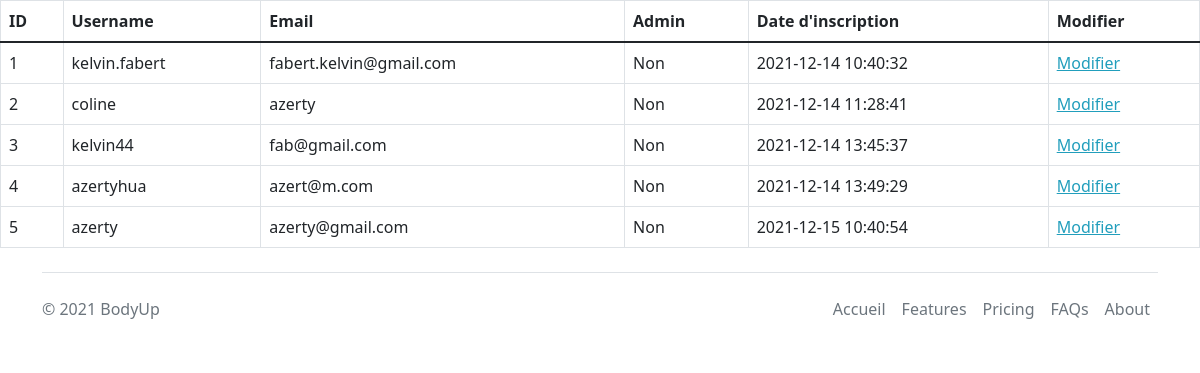
Screenshot of /users/index.php (signed in) with the database file from the repository.
### tables this page shows
CREATE TABLE `users` (
                         `id` bigint(20) NOT NULL,
                         `username` varchar(255) NOT NULL,
                         `first_name` varchar(255) DEFAULT NULL,
                         `last_name` varchar(255) DEFAULT NULL,
                         `email` varchar(255) NOT NULL,
                         `password` varchar(255) NOT NULL,
                         `created_at` timestamp NOT NULL DEFAULT CURRENT_TIMESTAMP,
                         `updated_at` timestamp NOT NULL DEFAULT CURRENT_TIMESTAMP,
                         `admin` tinyint(4) DEFAULT NULL
);

### functions/users.php (called while the page is built, shortened)
<?php
require_once 'helpers.php';
function getAuth()
{
    $id = getValue($_SESSION['auth_id']) ? $_SESSION['auth_id'] : 0;
    $dbh = connectDB();
    $stmt = $dbh->prepare('SELECT * FROM users WHERE id = :id LIMIT 1');
    $stmt->bindParam(':id', $id);
    $stmt->execute();
    return $stmt->fetch(PDO::FETCH_ASSOC);
}
function getUsers()
{
    $dbh = connectDB();
    $stmt = $dbh->prepare('SELECT * FROM users');
    $stmt->execute();
    return $stmt->fetchAll(PDO::FETCH_ASSOC);
}

### functions/helpers.php (called while the page is built, shortened)
<?php
function getValue(&$value)
{
    return isset($value) && !empty($value) && $value ? $value : null;
}
function isAdmin($user)
{
    $emails = [
        '5d0f4c65b9be9e7f7d8d6eb0cee157e1714e7914f7e8bf4151a3538945963b71',
        '02c1452fe64b0885b1b081efecc3be2df7ea9e7faa4ee6db80b1eb3d3005023b',
        '81a1dab3f3314f73208d6f07511c75f01c0e8a459ef78259eb9996b76cabc570',
        '28d7394130c9553a75b96ba5e31ae619ab9ffa7940555a7fa462e5d97dc98197'
    ];
    return in_array(hash('sha256', $user['email']), $emails);
}
function middleware($name)
{
    require_once $_SERVER['DOCUMENT_ROOT'] . '/middleware/' . $name . '.php';
}

### middleware/auth.php (called while the page is built)
<?php
require_once $_SERVER['DOCUMENT_ROOT'] . '/functions/users.php';
if(!getAuth()){
    header('Location: /login.php');
    exit;
}

### users/index.php (the view, shortened to what this page needs)
<?php
require_once '../template-parts/layout/head.php';
require_once '../functions/users.php';
middleware('auth');
$users = getUsers();
require_once '../template-parts/layout/header.php'; ?>
    <main id="main">
        <table class="table table-hover table-bordered">
            <thead>
            <tr>
                <th>ID</th>
                <th>Username</th>
                <th>Email</th>
                <th>Admin</th>
                <th>Date d'inscription</th>
                <th>Modifier</th>
            </tr>
            </thead>
            <tbody>
            <?php foreach ($users as $user): ?>
                <tr>
                    <td><?php echo $user['id']; ?></td>
                    <td><?php echo $user['username']; ?></td>
                    <td><?php echo $user['email']; ?></td>
                    <td><?php echo isAdmin($user) ? 'Oui' : 'Non'; ?></td>
                    <td><?php echo $user['created_at']; ?></td>
                    <td><a type="button" id="button" href="edit.php?id=<?php echo $user['id'];?>">Modifier</a></td>
                </tr>
            <?php endforeach; ?>
            </tbody>
        </table>
    </main>
<?php require_once '../template-parts/layout/footer.php'; ?>

### template-parts/layout/head.php (shortened to what this page needs)
<?php require_once $_SERVER['DOCUMENT_ROOT'] . '/functions/helpers.php'; ?>
<!doctype html>
<html lang="fr">
<head>
    <link rel="stylesheet" href="/assets/css/app.css">
<body>

### template-parts/layout/footer.php (shortened to what this page needs)
<div class="container">
    <footer class="d-flex flex-wrap justify-content-between align-items-center py-3 my-4 border-top">
        <p class="col-md-4 mb-0 text-muted">© 2021 BodyUp</p>
        <a href="/" class="col-md-4 d-flex align-items-center justify-content-center mb-3 mb-md-0 me-md-auto link-dark text-decoration-none">
            <svg class="bi me-2" width="40" height="32"><use xlink:href="#bootstrap"></use></svg>
        </a>
        <ul class="nav col-md-4 justify-content-end">
            <li class="nav-item"><a href="#" class="nav-link px-2 text-muted">Accueil</a></li>
            <li class="nav-item"><a href="#" class="nav-link px-2 text-muted">Features</a></li>
            <li class="nav-item"><a href="#" class="nav-link px-2 text-muted">Pricing</a></li>
            <li class="nav-item"><a href="#" class="nav-link px-2 text-muted">FAQs</a></li>
            <li class="nav-item"><a href="#" class="nav-link px-2 text-muted">About</a></li>
        </ul>
    </footer>
</div>
</body>
</html>

### rows the page displays
users: id "1", username "kelvin.fabert", email "fabert.kelvin@gmail.com", shows "Non", created_at "2021-12-14 10:40:32"
users: id "2", username "coline", email "azerty", shows "Non", created_at "2021-12-14 11:28:41"
users: id "3", username "kelvin44", email "fab@gmail.com", shows "Non", created_at "2021-12-14 13:45:37"
users: id "4", username "azertyhua", email "azert@m.com", shows "Non", created_at "2021-12-14 13:49:29"
users: id "5", username "azerty", email "azerty@gmail.com", shows "Non", created_at "2021-12-15 10:40:54"
